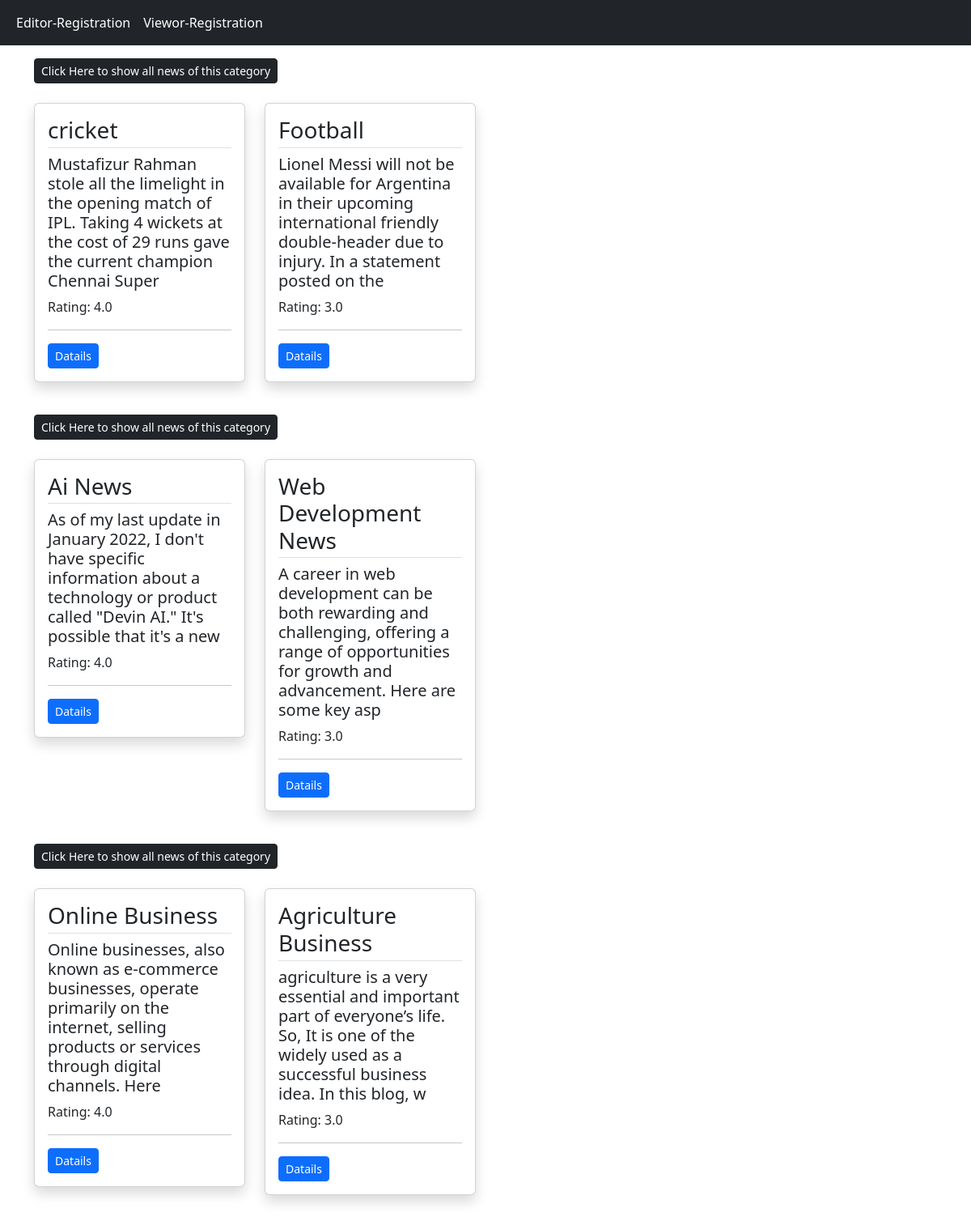
Page /registration/ on the committed database.
### first_app/models.py (models this page shows, shortened)
class Category(models.Model):
    name = models.CharField(max_length=100)
    category_image = models.ImageField(upload_to='imgs/')

class News(models.Model):
    category = models.ForeignKey(Category, on_delete=models.CASCADE)
    Headline = models.CharField(max_length=300)
    image = models.ImageField(upload_to='imgs/')
    Body = models.TextField()
    publishing_time = models.DateTimeField(auto_now_add=True)

### first_app/views.py (the view)
# urls.py: path('registration/', views.userregistration, name='registration'),
def userregistration(request):
    categories = Category.objects.all()
    top_articles_by_category = {}
    for category in categories:
        top_articles_by_category[category] = News.objects.filter(category=category).annotate(
            avg_rating=Avg('rating__rating')).order_by('-avg_rating')[:2]
    return render(request, 'userregistration.html', {'top_articles_by_category': top_articles_by_category})

### first_app/templates/userregistration.html (shortened to what this page needs)
<!DOCTYPE html>
<html lang="en">
  <head>
    <link href="https://cdn.jsdelivr.net/npm/bootstrap@5.3.3/dist/css/bootstrap.min.css" rel="stylesheet" />
  </head>
  <body>
    <nav class="navbar navbar-expand-lg bg-dark text-white">
      <div class="container-fluid text-white">
        <div class="collapse navbar-collapse" id="navbarNavAltMarkup">
          <div class="navbar-nav text-white">
            <a class="nav-link text-white" href="{% url 'editor' %}">Editor-Registration</a>
            <a class="nav-link text-white" href="{% url 'viewer' %}">Viewor-Registration</a>
          </div>
        </div>
      </div>
    </nav>
    <main class="container mt-3 mb-5">
      {% for category, articles in top_articles_by_category.items %}
        <a href="/category/{{ category.id }}" class="float-right btn btn-sm btn-dark">Click Here to show all news of this category</a>
        <div class="row my-4">
          {% for article in articles %}
            <div class="col-md-3">
              <div class="card mb-3 shadow">
                <div class="card-body">
                  <h3 class="border-bottom pb-1">{{ article.Headline }}</h3>
                  <h5 class="card-title">{{ article.Body|slice:':150' }}</h5>
                  <p class="card-text">Rating: {{ article.avg_rating }}</p>
                  <hr />
                  <p class="card-text">
                    <a href="{% url 'detail' article.id %}" class="btn btn-sm btn-primary">Datails</a>
                  </p>
                </div>
              </div>
            </div>
          {% endfor %}
        </div>
      {% endfor %}
    </main>
  </body>
</html>

### rows in the picture
News: Headline "cricket", Body "Mustafizur Rahman stole all the limelight in the opening match of IPL. Taking 4 wickets at the cost of 29 runs gave the current champion Chennai Super", avg_rating "4.0"
News: Headline "Football", Body "Lionel Messi will not be available for Argentina in their upcoming international friendly double-header due to injury. In a statement posted on the", avg_rating "3.0"
News: Headline "Ai News", Body "As of my last update in January 2022, I don't have specific information about a technology or product called \"Devin AI.\" It's possible that it's a new", avg_rating "4.0"
News: Headline "Web Development News", Body "A career in web development can be both rewarding and challenging, offering a range of opportunities for growth and advancement. Here are some key asp", avg_rating "3.0"
News: Headline "Online Business", Body "Online businesses, also known as e-commerce businesses, operate primarily on the internet, selling products or services through digital channels. Here", avg_rating "4.0"
News: Headline "Agriculture Business", Body "agriculture is a very essential and important part of everyone’s life. So, It is one of the widely used as a successful business idea. In this blog, w", avg_rating "3.0"
